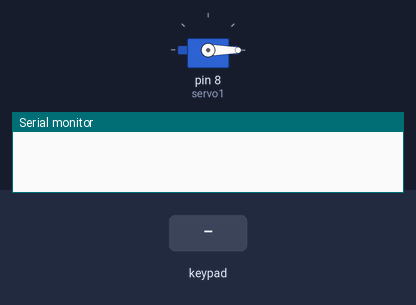
A sketch run on a simulated Arduino Uno, built with avr-gcc and run on an emulated ATmega328P. On the bench: servo, the last lines printed to the serial monitor. The test bench sets the inputs (shaded band).

Above: at 1.2 s.
1.3 s: key 'A' pressed
At 1.7 s:
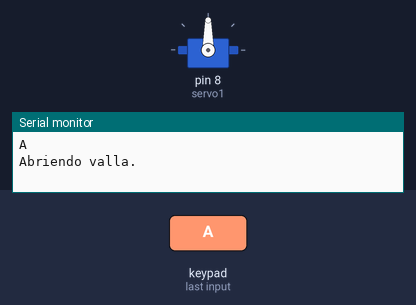
2.8 s: keypad keys 1 2 pressed 0.4 s apart
6.6 s: key 'B' pressed
8.1 s: keypad keys 1 2 # pressed 0.4 s apart
10.8 s: key 'C' pressed
12.3 s: keypad keys 1 2 * pressed 0.4 s apart
Timing chart, 0 to 15.3 s (numbered marks = the images above; inputs shaded):
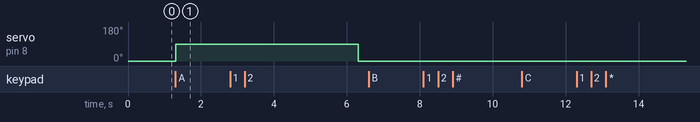

The sketch:

_2.1AbrirValla.ino
```cpp
#include <Keypad.h>
#include <Servo.h>

Servo servo1;

const byte nfilas = 4;
const byte ncolumnas = 4;
char teclas[nfilas][ncolumnas] = {
 {'1','2','3','A'},
 {'4','5','6','B'},
 {'7','8','9','C'},
 {'*','0','#','D'}
};

byte pfilas[nfilas] = {2,3,4,5};  // Filas
byte pcolumnas[ncolumnas] = {A0,A1,A2,A3}; //Columnas
Keypad teclado = Keypad( makeKeymap(teclas), pfilas, pcolumnas, nfilas, ncolumnas );


const int abierto = 90;
const int cerrado = 0;

// the setup routine runs once when you press reset:
void setup() {
  Serial.begin(9600);
  servo1.attach(8);
  servo1.write(cerrado);
}

// the loop routine runs over and over again forever:
void loop() {

  char tecla = teclado.getKey();

  if(tecla != '\0'){
    Serial.print(tecla);
    Serial.print("\n");
    if(tecla == 'A'){
      Serial.print("Abriendo valla.\n");
      servo1.write(abierto);
      delay(5000);
      servo1.write(cerrado);
      Serial.print("Cerando valla.\n");
    }
  }
}
```

Measured:
- after the input at 1.3 s, servo on pin 8 (servo1): 0° → 90° at once
